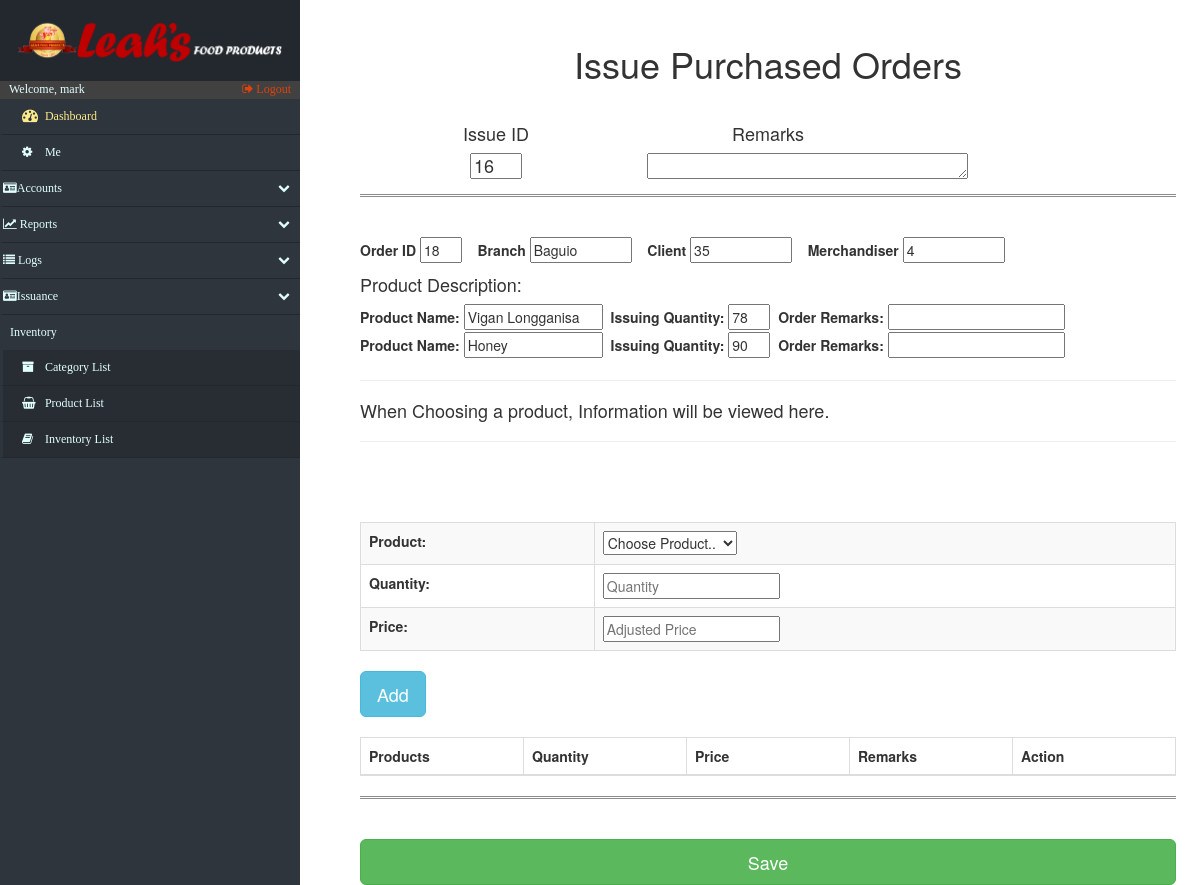
/purchased_order_fn.php?po_id=18&Branch=Baguio&c_id=35&m_id=4 (signed in), run on an earlier commit of the app's database.
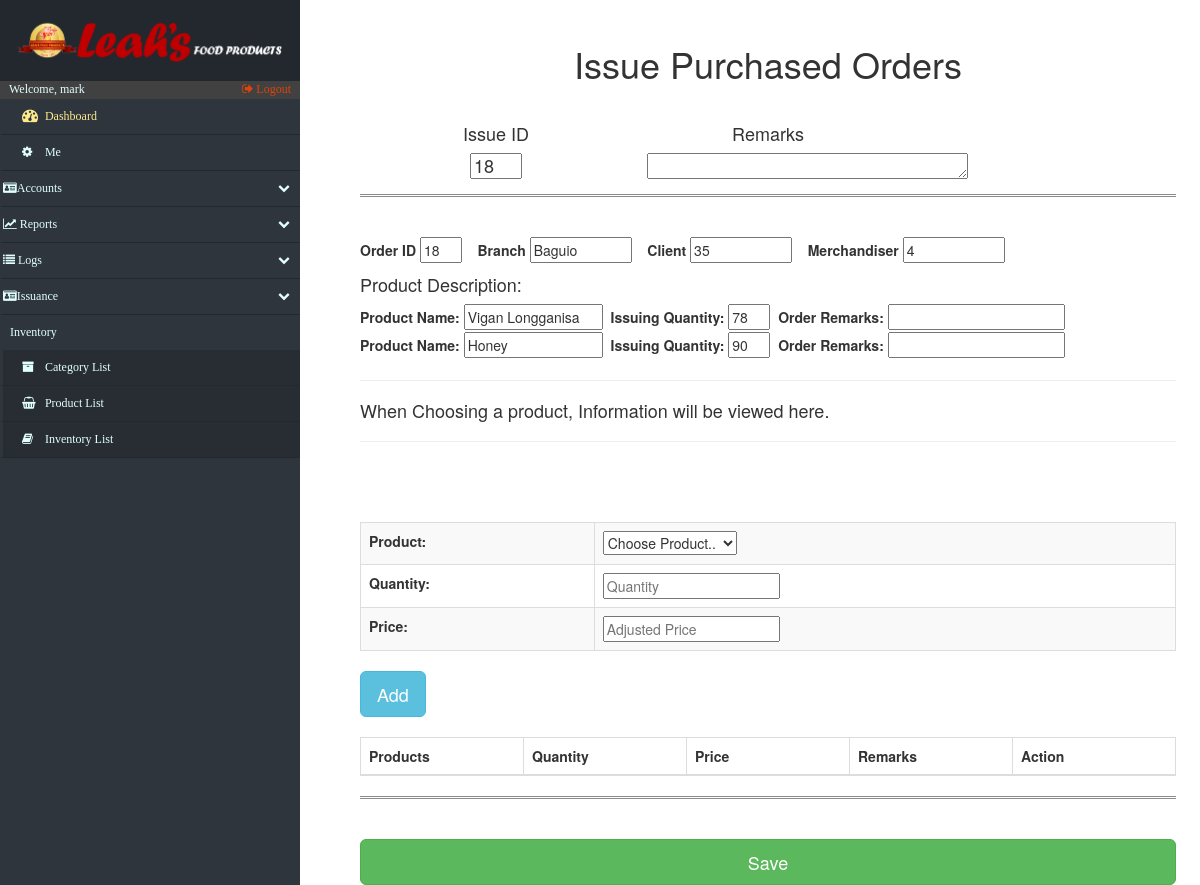
And on a later commit of the database.
### tables this page shows
CREATE TABLE IF NOT EXISTS `issuance` (
  `issue_id` int(15) NOT NULL AUTO_INCREMENT,
  `issue_date_time` varchar(50) NOT NULL,
  `issue_account` varchar(50) DEFAULT NULL,
  `issue_type` varchar(45) NOT NULL,
  `remarks` varchar(45) DEFAULT NULL,
  `other_clients` varchar(45) DEFAULT NULL,
  `penthouse_clients` varchar(45) DEFAULT NULL,
  `client_id` int(15) DEFAULT NULL,
  `merch_id` int(15) DEFAULT NULL,
  PRIMARY KEY (`issue_id`)
);

### purchased_order_fn.php (the view, shortened to what the changed rows need)
<!DOCTYPE html>
<html lang="en">
<head>
    <?php include('fragments/config.php') ?>
    <link rel="stylesheet" href="https://maxcdn.bootstrapcdn.com/bootstrap/3.3.7/css/bootstrap.min.css">
    <link href="src/css/datatables.css" rel="stylesheet">
    <link href="//maxcdn.bootstrapcdn.com/font-awesome/4.2.0/css/font-awesome.min.css" rel="stylesheet">
    <link href="src/css/sidebar.css" rel="stylesheet">
    <link href="src/css/custom.css" rel="stylesheet">
</head>
<body>
    <div id="page-content-wrapper">
        <div class="containers">
            <table class="table table-striped table-bordered">
                <h1 align="center">Issue Purchased Orders</h1>
            </table>
            <form role="form" method="post" action="fragments/p_order_fn.php">
                <fieldset>
                    <div align="center">
                        <div class="col-xs-4">
                                  <?php
                                            $retrieveId = ("SELECT issue_id from issuance order by 1 desc limit 1;");
                                            $idRetrieve = mysqli_query($db, $retrieveId);
                                            $idRow = mysqli_fetch_array($idRetrieve);
                                            $latestid = $idRow['issue_id'];
                                            $newID = $latestid + 1;
                                    ?>
                            <h4><input type="text" size='2' name="order_id" value='<?php echo $newID;?>' readonly></input></h4>
                        </div>
                            <br>
                            <br>
                            <br>
                    </div>
                    <div id="next">
                        <br>
                        <br>
                        <br>
                        <br>
                        <br>
                        <br>
                        <table id="results" width="360" class="table table-striped table-bordered">
                            <thead>
                                <tr>
                                    <th scope="col" width="120">Products</th>
                                    <th scope="col" width="120">Quantity</th>
                                    <th scope="col" width="120">Price</th>
                                    <th scope="col" width="120">Remarks</th>
                                    <th scope="col" width="120">Action</th>
                                </tr>
                            </thead>
                        </table>
                        <br>
                        </div>
                </fieldset>
            </form>
    </div>
    </div>
</body>
</html>

What changed in the data, as far as the page shows it:
no longer on this page (row unchanged): issuance: order_id "16"
added issuance: order_id "18"
